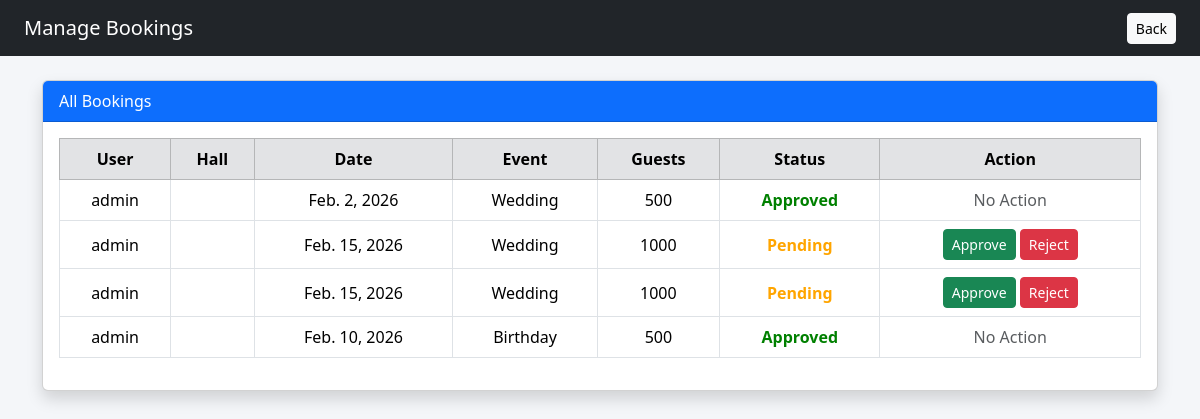
The app's page /manage-bookings/ (signed in) with its own data.
### eventhall/models.py (models this page shows, shortened)
class Booking(models.Model):
    user = models.ForeignKey(User, on_delete=models.CASCADE)
    name = models.CharField(max_length=100)
    email = models.EmailField()
    event_date = models.DateField()
    event_type = models.CharField(max_length=50)
    guests = models.IntegerField()
    message = models.TextField(blank=True)
    status = models.CharField(
        max_length=20,
        choices=[
            ('Pending', 'Pending'),
            ('Approved', 'Approved'),
            ('Rejected', 'Rejected'),
        ],
        default='Pending'
    )

### eventhall/views.py (the view)
# urls.py: path('manage-bookings/', views.manage_bookings, name='manage_bookings'),
@staff_member_required
def manage_bookings(request):
    bookings = Booking.objects.all().order_by('-id')
    return render(request, 'eventhall/manage_bookings.html', {
        'bookings': bookings
    })

### eventhall/templates/eventhall/manage_bookings.html (shortened to what this page needs)
<!DOCTYPE html>
<html lang="en">
<head>
    <link href="https://cdn.jsdelivr.net/npm/bootstrap@5.3.2/dist/css/bootstrap.min.css" rel="stylesheet">
</head>
<body>
<nav class="navbar navbar-dark bg-dark px-4">
    <span class="navbar-brand">Manage Bookings</span>
    <a href="{% url 'admin_dashboard' %}" class="btn btn-light btn-sm">Back</a>
</nav>
<div class="container mt-4">
    <div class="card shadow">
        <div class="card-header bg-primary text-white">
            All Bookings
        </div>
        <div class="card-body table-responsive">
            <table class="table table-bordered text-center align-middle">
                <thead class="table-secondary">
                    <tr>
                        <th>User</th>
                        <th>Hall</th>
                        <th>Date</th>
                        <th>Event</th>
                        <th>Guests</th>
                        <th>Status</th>
                        <th>Action</th>
                    </tr>
                </thead>
                <tbody>
                    {% for booking in bookings %}
                    <tr>
                        <td>{{ booking.user.username }}</td>
                        <td>{{ booking.hall.name }}</td>
                        <td>{{ booking.event_date }}</td>
                        <td>{{ booking.event_type }}</td>
                        <td>{{ booking.guests }}</td>
                        <td>
                            {% if booking.status == 'Pending' %}
                                <span class="pending">Pending</span>
                            {% elif booking.status == 'Approved' %}
                                <span class="approved">Approved</span>
                            {% else %}
                                <span class="rejected">Rejected</span>
                            {% endif %}
                        </td>
                        <td>
                            {% if booking.status == 'Pending' %}
                                <a href="{% url 'approve_booking' booking.id %}"
                                   class="btn btn-success btn-sm">Approve</a>
                                <a href="{% url 'reject_booking' booking.id %}"
                                   class="btn btn-danger btn-sm">Reject</a>
                            {% else %}
                                <span class="text-muted">No Action</span>
                            {% endif %}
                        </td>
                    </tr>
                    {% endfor %}

### eventhall/templates/eventhall/manage_bookings.html (style rules this page uses)
body { background:#f4f6f9; }
.pending { color:orange; font-weight:bold; }
.approved { color:green; font-weight:bold; }

### records on screen
Booking: user.username "admin", event_date "Feb. 2, 2026", event_type "Wedding", guests "500", status "Approved"
Booking: user.username "admin", event_date "Feb. 15, 2026", event_type "Wedding", guests "1000", status "Pending"
Booking: user.username "admin", event_date "Feb. 15, 2026", event_type "Wedding", guests "1000", status "Pending"
Booking: user.username "admin", event_date "Feb. 10, 2026", event_type "Birthday", guests "500", status "Approved"
